Frame 1 (no input): blank canvas, image omitted
Frame 60 (the mouse pressed at the canvas centre just before this capture): blank canvas, image omitted
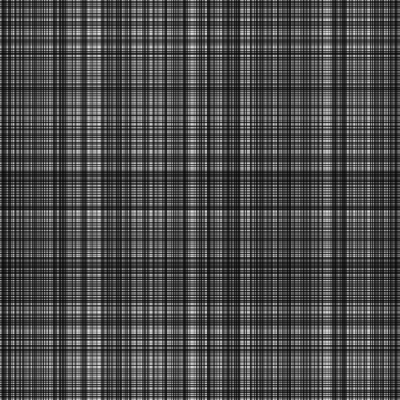
Frame 120 (the mouse held since frame 60 and released just before this capture)

The Processing sketch whose frames 1 and 60 were blank and that drew this single picture after the mouse press (run headless with seeded random() and noise(); from frame 60 on, the mouse is pressed at the canvas centre):

// Processing sketch: processing_28443
// ── processing_28443.pde

int a =0;

void setup () {
  
  size (400, 400);
  noStroke ();
  smooth ();
  }

void draw () {
  
  background (255);

  if (mousePressed){
  
  for (int x = 0; x < width; x = x+1){

    stroke (0, random (200));
    strokeWeight (1.3);    
    line (x,0,x,height); 
  }
  
  for (int y = 0; y < height; y = y+1){
     stroke (0, random (200));
     strokeWeight (1.3);
     line (0,y,width,y);      
  }
  }else{ 
      for (float x = 0; x < width; x = x+2){

    stroke (0);
    strokeWeight (1);    
    line (x,0,x,height); 
  }
  
  for (float y = 0; y < height; y = y+2){
     stroke (0);
     strokeWeight (1);
     line (0,y,width,y);      
  }
}
}
